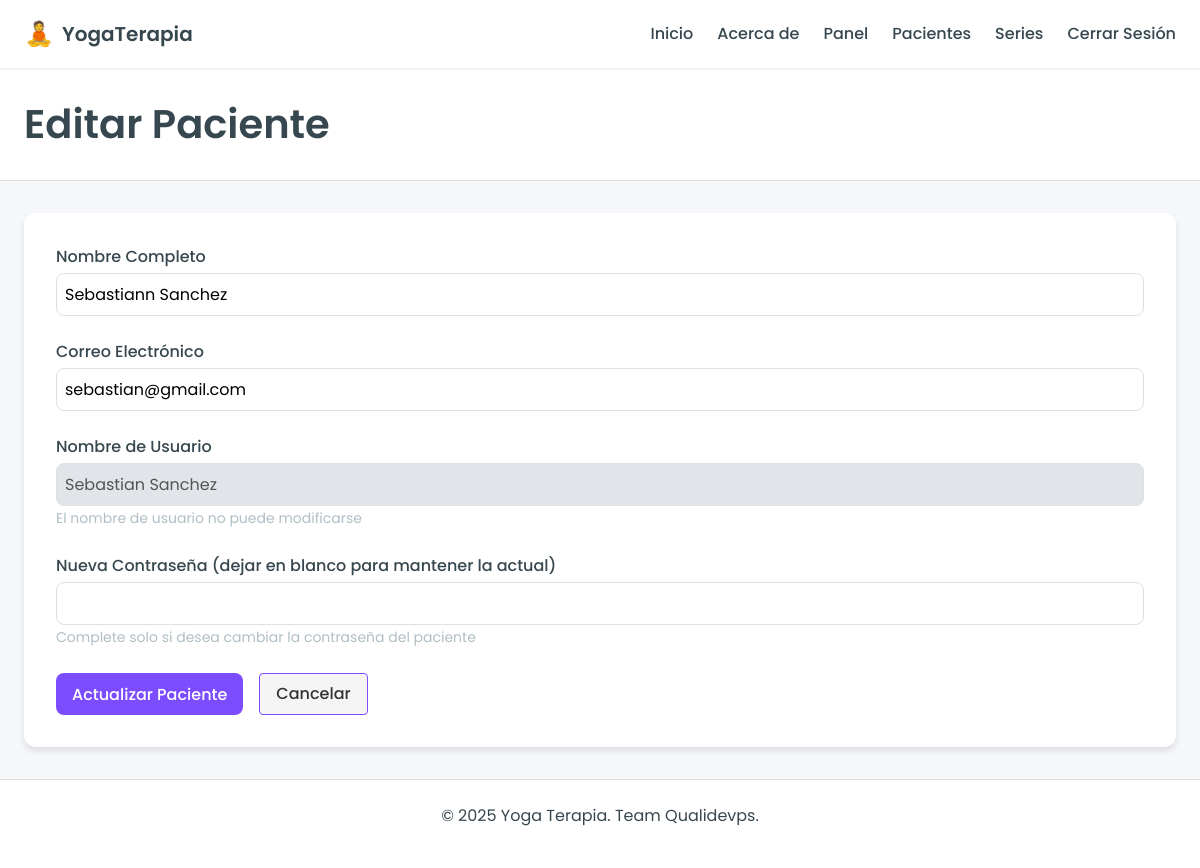
Page /instructor/patient/2/edit (signed in) on the earlier database version.
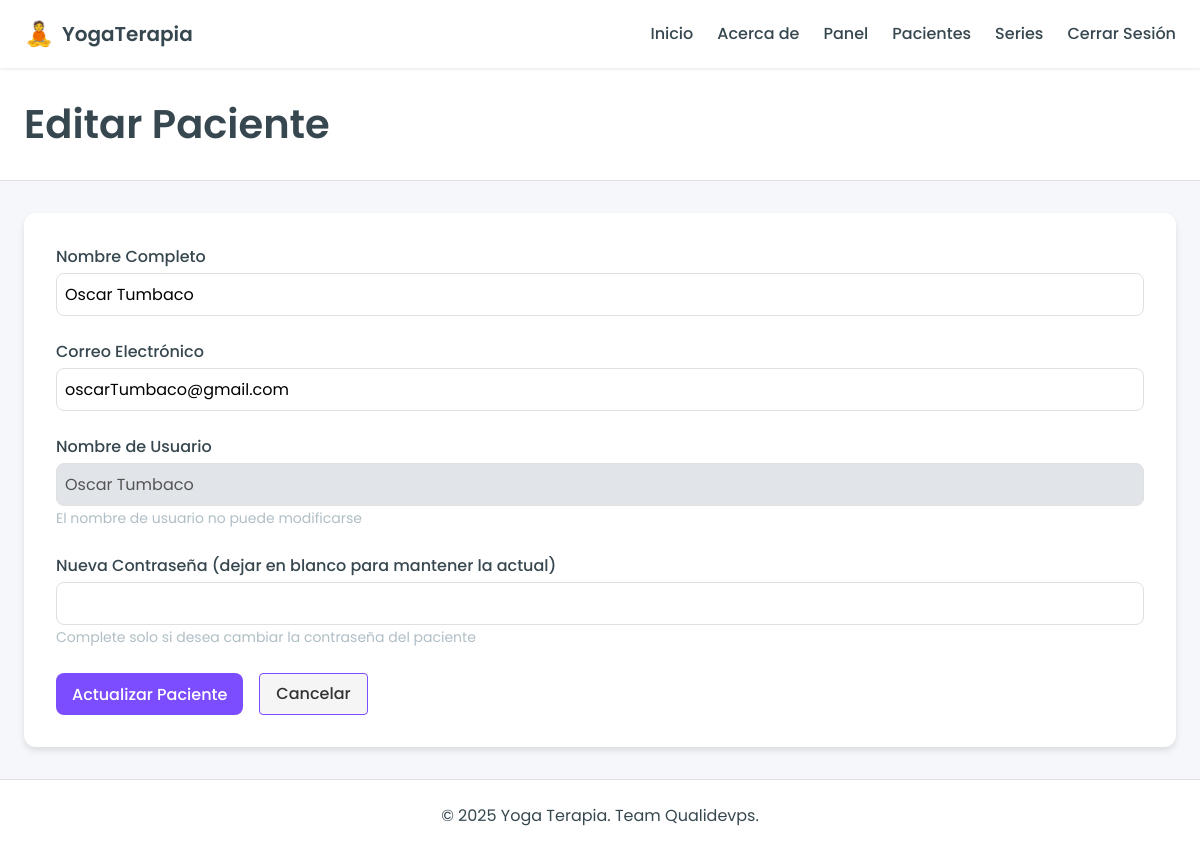
Same page on the later database version.
### models/user.py (models this page shows, shortened)
class User(db.Model, UserMixin):
    id = db.Column(db.Integer, primary_key=True)
    username = db.Column(db.String(80), unique=True, nullable=False)
    password = db.Column(db.Text, nullable=False)
    email = db.Column(db.String(256), unique=True, nullable=False)
    name = db.Column(db.String(120), nullable=False)
    role = db.Column(db.String(20), nullable=False)  # 'instructor' or 'patient'
    patients = db.relationship('User',
                              secondary='instructor_patient',
                              primaryjoin="and_(User.id==InstructorPatient.instructor_id, User.role=='instructor')",
                              secondaryjoin="and_(User.id==InstructorPatient.patient_id, User.role=='patient')",
                              backref=db.backref('instructors', lazy='dynamic'),
                              lazy='dynamic')
    created_series = db.relationship(
        'Series',
        foreign_keys='Series.creator_id',
        back_populates='creator',
        lazy=True
    )
    assigned_series = db.relationship(
        'Series',
        foreign_keys='Series.patient_id',
        back_populates='patient',
        lazy=True,
        uselist=False
    )
    sessions = db.relationship('Session', backref='patient', lazy=True)

### routes/instructor.py (the view, shortened to what this page needs)
@instructor_bp.route('/patient/<int:patient_id>/edit', methods=['GET', 'POST'])
@instructor_required
def edit_patient(patient_id):
    patient = User.query.get_or_404(patient_id)
    instructor = User.query.get(session['user_id'])
    if patient not in instructor.patients:
        flash('You do not have permission to edit this patient.', 'error')
        return redirect(url_for('instructor.patients'))
    return render_template('instructor/edit_patient.html', patient=patient)

### routes/auth.py (called while the page is built)
def instructor_required(f):
    @wraps(f)
    def decorated_function(*args, **kwargs):
        if 'user_id' not in session:
            flash('Please log in to access this page.', 'error')
            return redirect(url_for('auth.login'))
        user = User.query.get(session['user_id'])
        if user.role != 'instructor':
            flash('Access denied. Instructor privileges required.', 'error')
            return redirect(url_for('main.index'))
        return f(*args, **kwargs)
    return decorated_function

### templates/instructor/edit_patient.html (shortened to what this page needs)
{% extends 'base.html' %}
{% block content %}
<section class="page-header">
    <div class="container">
        <h1>Editar Paciente</h1>
    </div>
</section>
<section class="content-section">
    <div class="container">
        <div class="form-card">
            <form method="POST" action="{{ url_for('instructor.edit_patient', patient_id=patient.id) }}">
                <div class="form-group">
                    <label for="name">Nombre Completo</label>
                    <input type="text" id="name" name="name" value="{{ patient.name }}" required>
                </div>
                <div class="form-group">
                    <label for="email">Correo Electrónico</label>
                    <input type="email" id="email" name="email" value="{{ patient.email }}" required>
                </div>
                <div class="form-group">
                    <label for="username">Nombre de Usuario</label>
                    <input type="text" value="{{ patient.username }}" disabled>
                    <small>El nombre de usuario no puede modificarse</small>
                </div>
                <div class="form-group">
                    <label for="password">Nueva Contraseña (dejar en blanco para mantener la actual)</label>
                    <input type="password" id="password" name="password">
                    <small>Complete solo si desea cambiar la contraseña del paciente</small>
                </div>
                <div class="form-actions">
                    <button type="submit" class="btn-primary">Actualizar Paciente</button>
                    <a href="{{ url_for('instructor.patients') }}" class="btn-secondary">Cancelar</a>
                </div>
            </form>
        </div>
    </div>
</section>
{% endblock %}

Differences in the rows shown:
changed User: name "Sebastiann Sanchez" → "Oscar Tumbaco"; email "sebastian@gmail.com" → "oscarTumbaco@gmail.com"; username "Sebastian Sanchez" → "Oscar Tumbaco"
